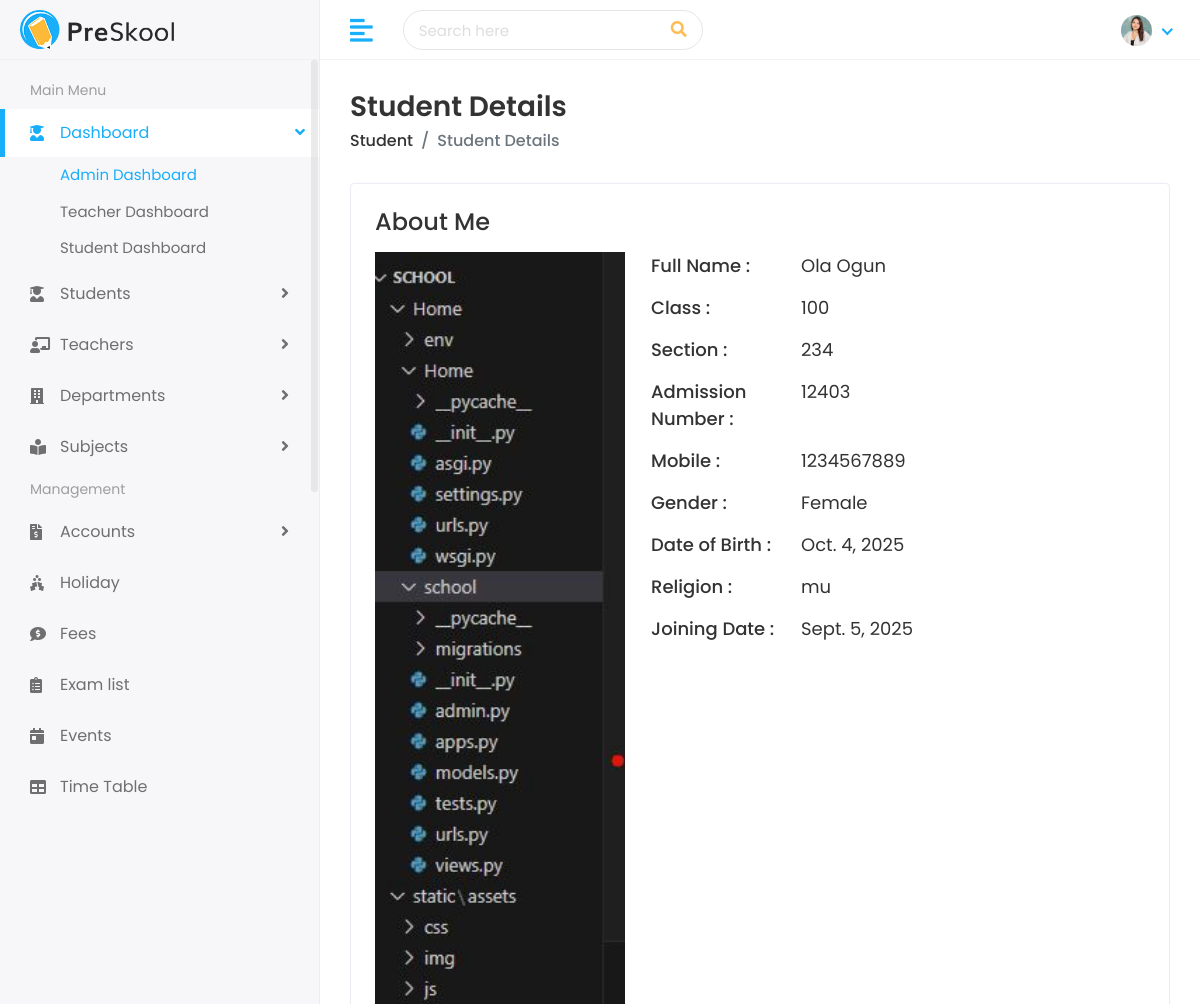
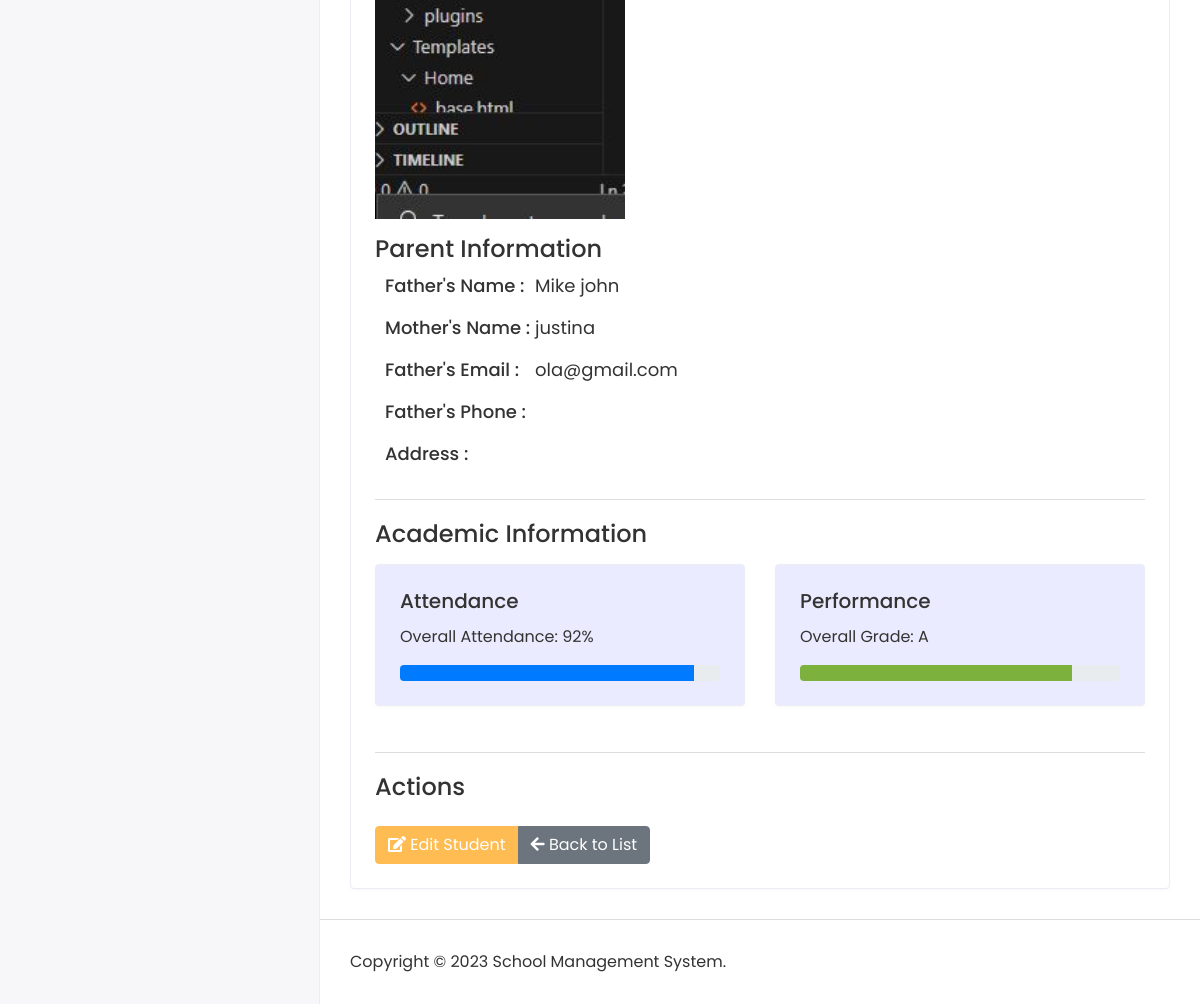
The app's page /student-details/olasunkanmi-ogunkaude-12403/ with its own data (2 pictures, top to bottom).
### student/models.py (models this page shows, shortened)
class Student(models.Model):
    first_name = models.CharField(max_length=100)
    last_name = models.CharField(max_length=100)
    date_of_birth = models.DateField()
    gender = models.CharField(max_length=10, choices=[('Male', 'Male'), ('Female', 'Female'), ('Other', 'Other')])
    student_class = models.CharField(max_length=100)
    religion = models.CharField(max_length=50)
    joining_date = models.DateField()
    mobile_number = models.CharField(max_length=15)
    admission_number = models.CharField(max_length=15)
    section = models.TextField(max_length=100)
    student_image = models.ImageField(upload_to='student/', null=True, blank=True)
    parent = models.OneToOneField(Parent, on_delete=models.CASCADE)
    slug = models.SlugField(max_length=100, unique=True, null=True, blank=True)

class Parent(models.Model):
    father_name = models.CharField(max_length=100)
    father_occupation = models.CharField(max_length=100)
    father_mobile = models.CharField(max_length=15)
    father_email = models.EmailField(max_length=100)
    mother_name = models.CharField(max_length=100)
    mother_mobile = models.CharField(max_length=15)
    mother_occupation = models.CharField(max_length=100)
    mother_email = models.EmailField(max_length=100)
    present_address = models.TextField()
    permanent_address = models.TextField()

### student/views.py (the view)
# urls.py: path('student-details/<slug:slug>/', views.view_student, name='view_student'),
def view_student(request, slug):
    student = get_object_or_404(Student, slug=slug)
    context = {
        'student': student
    }
    return render(request, 'students/student-details.html',context)

### Templates/students/student-details.html (shortened to what this page needs)
{% extends 'Home/base.html' %}
{% load static %}
{% block body %}
<div class="page-wrapper">
<div class="content container-fluid">
<div class="page-header">
<div class="row">
<div class="col-sm-12">
<h3 class="page-title">Student Details</h3>
<ul class="breadcrumb">
<li class="breadcrumb-item"><a href="{% url 'student_list' %}">Student</a></li>
<li class="breadcrumb-item active">Student Details</li>
</ul>
</div>
</div>
</div>
<div class="card">
<div class="card-body">
<div class="row">
<div class="col-md-12">
<div class="about-info">
<h4>About Me</h4>
<div class="media mt-3">
{% if student.student_image %}
    <img src="{{ student.student_image.url }}" class="mr-3" alt="{{ student.first_name }} {{ student.last_name }}">
{% else %}
    <img src="{% static 'assets/img/default-student.jpg' %}" class="mr-3" alt="Default Student Image">
{% endif %}
<div class="media-body">
<ul>
<li>
    <span class="title-span">Full Name : </span>
    <span class="info-span">{{ student.first_name }} {{ student.last_name }}</span>
</li>
<li>
    <span class="title-span">Class : </span>
    <span class="info-span">{{ student.student_class }}</span>
</li>
<li>
    <span class="title-span">Section : </span>
    <span class="info-span">{{ student.section }}</span>
</li>
<li>
    <span class="title-span">Admission Number : </span>
    <span class="info-span">{{ student.admission_number }}</span>
</li>
<li>
    <span class="title-span">Mobile : </span>
    <span class="info-span">{{ student.mobile_number }}</span>
</li>
<li>
    <span class="title-span">Gender : </span>
    <span class="info-span">{{ student.gender }}</span>
</li>
<li>
    <span class="title-span">Date of Birth : </span>
    <span class="info-span">{{ student.date_of_birth }}</span>
</li>
<li>
    <span class="title-span">Religion : </span>
    <span class="info-span">{{ student.religion }}</span>
</li>
<li>
    <span class="title-span">Joining Date : </span>
    <span class="info-span">{{ student.joining_date }}</span>
</li>
</ul>
</div>
</div>
<div class="row mt-3">
<div class="col-md-12">
<h4>Parent Information</h4>
<ul>
{% if student.parent %}
    <li>
        <span class="title-span">Father's Name : </span>
        <span class="info-span">{{ student.parent.father_name }}</span>
    </li>
    <li>
        <span class="title-span">Mother's Name : </span>
        <span class="info-span">{{ student.parent.mother_name }}</span>
    </li>
    <li>
        <span class="title-span">Father's Email : </span>
        <span class="info-span">{{ student.parent.father_email }}</span>
    </li>
    <li>
        <span class="title-span">Father's Phone : </span>
    </li>
    <li>
        <span class="title-span">Address : </span>
    </li>
{% else %}
    <li>No parent information available</li>
{% endif %}
</ul>
</div>
</div>
<div class="row mt-3">
<div class="col-md-12">
<div class="skill-info">
<h4>Academic Information</h4>
<div class="row mt-3">
<div class="col-md-6">
    <div class="card bg-light">
        <div class="card-body">
            <h5 class="card-title">Attendance</h5>
            <p class="card-text">Overall Attendance: 92%</p>
            <div class="progress">
                <div class="progress-bar" role="progressbar" style="width: 92%" aria-valuenow="92" aria-valuemin="0" aria-valuemax="100"></div>
            </div>
        </div>
    </div>
</div>
<div class="col-md-6">
    <div class="card bg-light">
        <div class="card-body">
            <h5 class="card-title">Performance</h5>
            <p class="card-text">Overall Grade: A</p>
            <div class="progress">
                <div class="progress-bar bg-success" role="progressbar" style="width: 85%" aria-valuenow="85" aria-valuemin="0" aria-valuemax="100"></div>
            </div>
        </div>
    </div>
</div>
</div>
</div>
</div>
</div>
<div class="row mt-3">
<div class="col-md-12">
<div class="skill-info">
<h4>Actions</h4>
<div class="btn-group mt-3" role="group">
    <a href="{% url 'edit_student' student.id %}" class="btn btn-primary"><i class="fas fa-edit"></i> Edit Student</a>
    <a href="{% url 'student_list' %}" class="btn btn-secondary"><i class="fas fa-arrow-left"></i> Back to List</a>
</div>
</div>
</div>
</div>
</div>
</div>
</div>
</div>
</div>
</div>
<footer>
<p>Copyright © 2023 School Management System.</p>
</footer>
</div>
</div>
{% endblock %}

### Templates/Home/base.html (shortened to what this page needs)
{% load static %}
<!DOCTYPE html>
<html lang="en">
   <head>
      <link rel="stylesheet" href="{% static 'assets/plugins/bootstrap/css/bootstrap.min.css' %}">
      <link rel="stylesheet" href="{% static 'assets/plugins/fontawesome/css/fontawesome.min.css' %}">
      <link rel="stylesheet" href="{% static 'assets/plugins/fontawesome/css/all.min.css' %}">
      <link rel="stylesheet" href="{% static 'assets/css/style.css' %}">
   </head>
   <body>
      <div class="main-wrapper">
         <div class="header">
            <div class="header-left">
               <a href="index.html" class="logo">
               <img src="assets/img/logo.png" alt="Logo">
               </a>
            </div>
            <a href="javascript:void(0);" id="toggle_btn">
            <i class="fas fa-align-left"></i>
            </a>
            <div class="top-nav-search">
               <form>
                  <input type="text" class="form-control" placeholder="Search here">
                  <button class="btn" type="submit"><i class="fas fa-search"></i></button>
               </form>
            </div>
            <ul class="nav user-menu">
               <li class="nav-item dropdown noti-dropdown">
                  <a href="#" class="dropdown-toggle nav-link" data-toggle="dropdown">
                  </a>
               </li>
               <li class="nav-item dropdown has-arrow">
                  <a href="#" class="dropdown-toggle nav-link" data-toggle="dropdown">
                  <span class="user-img"><img class="rounded-circle" src="assets/img/profiles/avatar-01.jpg" width="31" alt="Ryan Taylor"></span>
                  </a>
               </li>
            </ul>
         </div>
         <div class="sidebar" id="sidebar">
            <div class="sidebar-inner slimscroll">
               <div id="sidebar-menu" class="sidebar-menu">
                  <ul>
                     <li class="menu-title">
                        <span>Main Menu</span>
                     </li>
                     <li class="submenu active">
                        <a href="#"><i class="fas fa-user-graduate"></i> <span> Dashboard</span> <span class="menu-arrow"></span></a>
                        <ul>
                           <li><a href="/" class="active">Admin Dashboard</a></li>
                           <li><a href="/teacher-dashboard.html">Teacher Dashboard</a></li>
                           <li><a href="/dashboard.html">Student Dashboard</a></li>
                        </ul>
                     </li>
                     <li class="submenu">
                        <a href="#"><i class="fas fa-user-graduate"></i> <span> Students</span> <span class="menu-arrow"></span></a>
                     </li>
                     <li class="submenu">
                        <a href="#"><i class="fas fa-chalkboard-teacher"></i> <span> Teachers</span> <span class="menu-arrow"></span></a>
                     </li>
                     <li class="submenu">
                        <a href="#"><i class="fas fa-building"></i> <span> Departments</span> <span class="menu-arrow"></span></a>
                     </li>
                     <li class="submenu">
                        <a href="#"><i class="fas fa-book-reader"></i> <span> Subjects</span> <span class="menu-arrow"></span></a>
                     </li>
                     <li class="menu-title">
                        <span>Management</span>
                     </li>
                     <li class="submenu">
                        <a href="#"><i class="fas fa-file-invoice-dollar"></i> <span> Accounts</span> <span class="menu-arrow"></span></a>
                     </li>
                     <li>
                        <a href="holiday.html"><i class="fas fa-holly-berry"></i> <span>Holiday</span></a>
                     </li>
                     <li>
                        <a href="fees.html"><i class="fas fa-comment-dollar"></i> <span>Fees</span></a>
                     </li>
                     <li>
                        <a href="exam.html"><i class="fas fa-clipboard-list"></i> <span>Exam list</span></a>
                     </li>
                     <li>
                        <a href="event.html"><i class="fas fa-calendar-day"></i> <span>Events</span></a>
                     </li>
                     <li>
                        <a href="time-table.html"><i class="fas fa-table"></i> <span>Time Table</span></a>
                     </li>
                  </ul>
               </div>
            </div>
         </div>
         {% block body %}
         {% endblock %}

### records on screen
Student: student_image (picture), first_name "Ola", last_name "Ogun", student_class "100", section "234", admission_number "12403", mobile_number "1234567889", gender "Female", date_of_birth "Oct. 4, 2025", religion "mu", joining_date "Sept. 5, 2025", parent.father_name "Mike john", parent.mother_name "justina", parent.father_email "ola@gmail.com"
